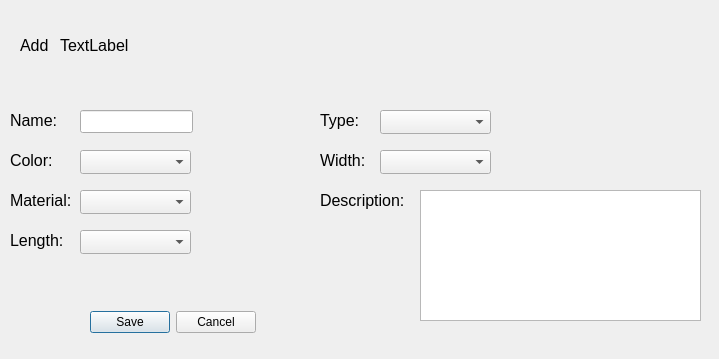
<?xml version="1.0" encoding="UTF-8"?>
<ui version="4.0">
 <class>AddClothing</class>
 <widget class="QDialog" name="AddClothing">
  <property name="geometry">
   <rect>
    <x>0</x>
    <y>0</y>
    <width>719</width>
    <height>359</height>
   </rect>
  </property>
  <property name="windowTitle">
   <string>Add Clothing</string>
  </property>
  <widget class="QLabel" name="lbl_Add">
   <property name="geometry">
    <rect>
     <x>20</x>
     <y>30</y>
     <width>31</width>
     <height>31</height>
    </rect>
   </property>
   <property name="font">
    <font>
     <pointsize>12</pointsize>
    </font>
   </property>
   <property name="text">
    <string>Add</string>
   </property>
  </widget>
  <widget class="QLabel" name="lbl_SelectedType">
   <property name="geometry">
    <rect>
     <x>60</x>
     <y>30</y>
     <width>301</width>
     <height>31</height>
    </rect>
   </property>
   <property name="font">
    <font>
     <pointsize>12</pointsize>
    </font>
   </property>
   <property name="text">
    <string>TextLabel</string>
   </property>
  </widget>
  <widget class="QLineEdit" name="le_Name">
   <property name="geometry">
    <rect>
     <x>80</x>
     <y>110</y>
     <width>113</width>
     <height>23</height>
    </rect>
   </property>
  </widget>
  <widget class="QLabel" name="lbl_Name">
   <property name="geometry">
    <rect>
     <x>10</x>
     <y>110</y>
     <width>56</width>
     <height>21</height>
    </rect>
   </property>
   <property name="font">
    <font>
     <pointsize>12</pointsize>
    </font>
   </property>
   <property name="text">
    <string>Name:</string>
   </property>
  </widget>
  <widget class="QLabel" name="lbl_Color">
   <property name="geometry">
    <rect>
     <x>10</x>
     <y>150</y>
     <width>56</width>
     <height>21</height>
    </rect>
   </property>
   <property name="font">
    <font>
     <pointsize>12</pointsize>
    </font>
   </property>
   <property name="text">
    <string>Color:</string>
   </property>
  </widget>
  <widget class="QComboBox" name="cb_Color">
   <property name="geometry">
    <rect>
     <x>80</x>
     <y>150</y>
     <width>111</width>
     <height>24</height>
    </rect>
   </property>
  </widget>
  <widget class="QLabel" name="lbl_Material">
   <property name="geometry">
    <rect>
     <x>10</x>
     <y>190</y>
     <width>71</width>
     <height>21</height>
    </rect>
   </property>
   <property name="font">
    <font>
     <pointsize>12</pointsize>
    </font>
   </property>
   <property name="text">
    <string>Material:</string>
   </property>
  </widget>
  <widget class="QComboBox" name="cb_Material">
   <property name="geometry">
    <rect>
     <x>80</x>
     <y>190</y>
     <width>111</width>
     <height>24</height>
    </rect>
   </property>
  </widget>
  <widget class="QLabel" name="lbl_Type">
   <property name="geometry">
    <rect>
     <x>320</x>
     <y>110</y>
     <width>56</width>
     <height>21</height>
    </rect>
   </property>
   <property name="font">
    <font>
     <pointsize>12</pointsize>
    </font>
   </property>
   <property name="text">
    <string>Type:</string>
   </property>
  </widget>
  <widget class="QComboBox" name="cb_Type">
   <property name="geometry">
    <rect>
     <x>380</x>
     <y>110</y>
     <width>111</width>
     <height>24</height>
    </rect>
   </property>
  </widget>
  <widget class="QLabel" name="lbl_Width">
   <property name="geometry">
    <rect>
     <x>320</x>
     <y>150</y>
     <width>56</width>
     <height>21</height>
    </rect>
   </property>
   <property name="font">
    <font>
     <pointsize>12</pointsize>
    </font>
   </property>
   <property name="text">
    <string>Width:</string>
   </property>
  </widget>
  <widget class="QComboBox" name="cb_Width">
   <property name="geometry">
    <rect>
     <x>380</x>
     <y>150</y>
     <width>111</width>
     <height>24</height>
    </rect>
   </property>
  </widget>
  <widget class="QLabel" name="lbl_Description">
   <property name="geometry">
    <rect>
     <x>320</x>
     <y>190</y>
     <width>91</width>
     <height>21</height>
    </rect>
   </property>
   <property name="font">
    <font>
     <pointsize>12</pointsize>
    </font>
   </property>
   <property name="text">
    <string>Description:</string>
   </property>
  </widget>
  <widget class="QTextEdit" name="te_Description">
   <property name="geometry">
    <rect>
     <x>420</x>
     <y>190</y>
     <width>281</width>
     <height>131</height>
    </rect>
   </property>
  </widget>
  <widget class="QDialogButtonBox" name="buttonBox">
   <property name="geometry">
    <rect>
     <x>90</x>
     <y>310</y>
     <width>166</width>
     <height>24</height>
    </rect>
   </property>
   <property name="standardButtons">
    <set>QDialogButtonBox::StandardButton::Cancel|QDialogButtonBox::StandardButton::Save</set>
   </property>
  </widget>
  <widget class="QLabel" name="lbl_Length">
   <property name="geometry">
    <rect>
     <x>10</x>
     <y>230</y>
     <width>61</width>
     <height>21</height>
    </rect>
   </property>
   <property name="font">
    <font>
     <pointsize>12</pointsize>
    </font>
   </property>
   <property name="text">
    <string>Length:</string>
   </property>
  </widget>
  <widget class="QComboBox" name="cb_Length">
   <property name="geometry">
    <rect>
     <x>80</x>
     <y>230</y>
     <width>111</width>
     <height>24</height>
    </rect>
   </property>
  </widget>
 </widget>
 <resources/>
 <connections>
  <connection>
   <sender>buttonBox</sender>
   <signal>rejected()</signal>
   <receiver>AddClothing</receiver>
   <slot>reject()</slot>
   <hints>
    <hint type="sourcelabel">
     <x>172</x>
     <y>321</y>
    </hint>
    <hint type="destinationlabel">
     <x>359</x>
     <y>179</y>
    </hint>
   </hints>
  </connection>
  <connection>
   <sender>buttonBox</sender>
   <signal>accepted()</signal>
   <receiver>AddClothing</receiver>
   <slot>accept()</slot>
   <hints>
    <hint type="sourcelabel">
     <x>172</x>
     <y>321</y>
    </hint>
    <hint type="destinationlabel">
     <x>359</x>
     <y>179</y>
    </hint>
   </hints>
  </connection>
 </connections>
</ui>
